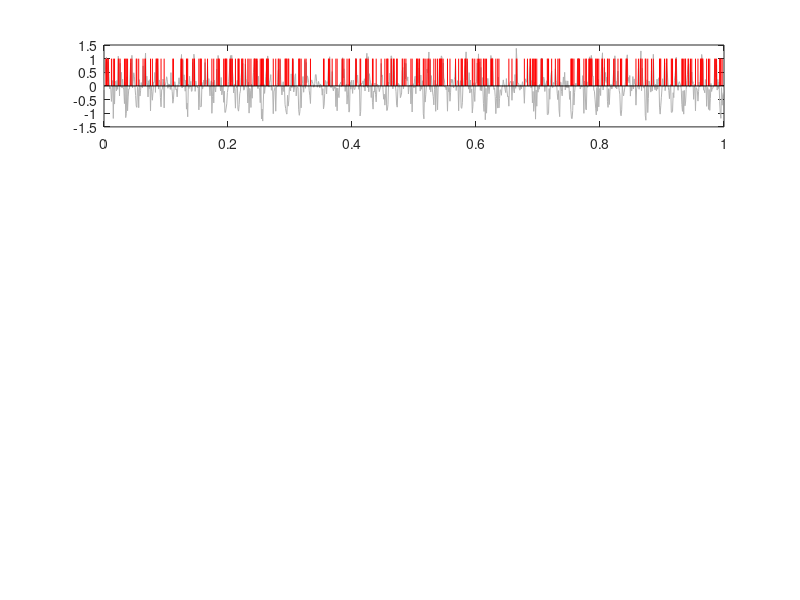

Here is the MATLAB script that generated this plot: (Note: this script raises an error after producing the figure.)
% SNR Performance Analysis in Communication Systems

% --- 1. Parameters ---
fs = 1000;            % Sampling frequency (1000 Hz)
t = 0:1/fs:1;         % Time vector (1 second duration)
f_c = 50;             % Carrier frequency (50 Hz)
SNR_values = [10, 5, 0, -5]; % SNR values in dB

% --- 2. Generate Binary Message Signal ---
% Creating a binary sequence (0s and 1s)
message_signal = randi([0 1], 1, length(t));

% --- 3. ASK Modulation ---
% Multiply message by a carrier wave
carrier = sin(2 * pi * f_c * t);
modulated_signal = message_signal .* carrier;

% --- 4. Add Noise and Demodulate ---
figure;
for i = 1:length(SNR_values)
    % Add White Gaussian Noise based on SNR
    received_signal = awgn(modulated_signal, SNR_values(i), 'measured');
    
    % Basic Demodulation (Envelope detection / Rectification)
    % We take the absolute value and compare to a threshold (0.5)
    demodulated_signal = abs(received_signal) > 0.5;
    
    % --- 5. Plotting ---
    subplot(4, 1, i);
    plot(t, received_signal, 'Color', [0.7 0.7 0.7]); % Noise signal in gray
    hold on;
    stem(t, demodulated_signal, 'r', 'Marker', 'none'); % Demodulated in red
    title(['Received & Demodulated Signal at SNR = ', num2 truncated_str(SNR_values(i)), ' dB']);
    xlabel('Time (s)');
    ylabel('Amplitude');
    legend('Received (Noisy)', 'Demodulated');
    grid on;
end

% Adjust layout
sgtitle('Impact of SNR on ASK Demodulation Performance');

function s = num2truncated_str(val)
    s = num2str(val);
end
